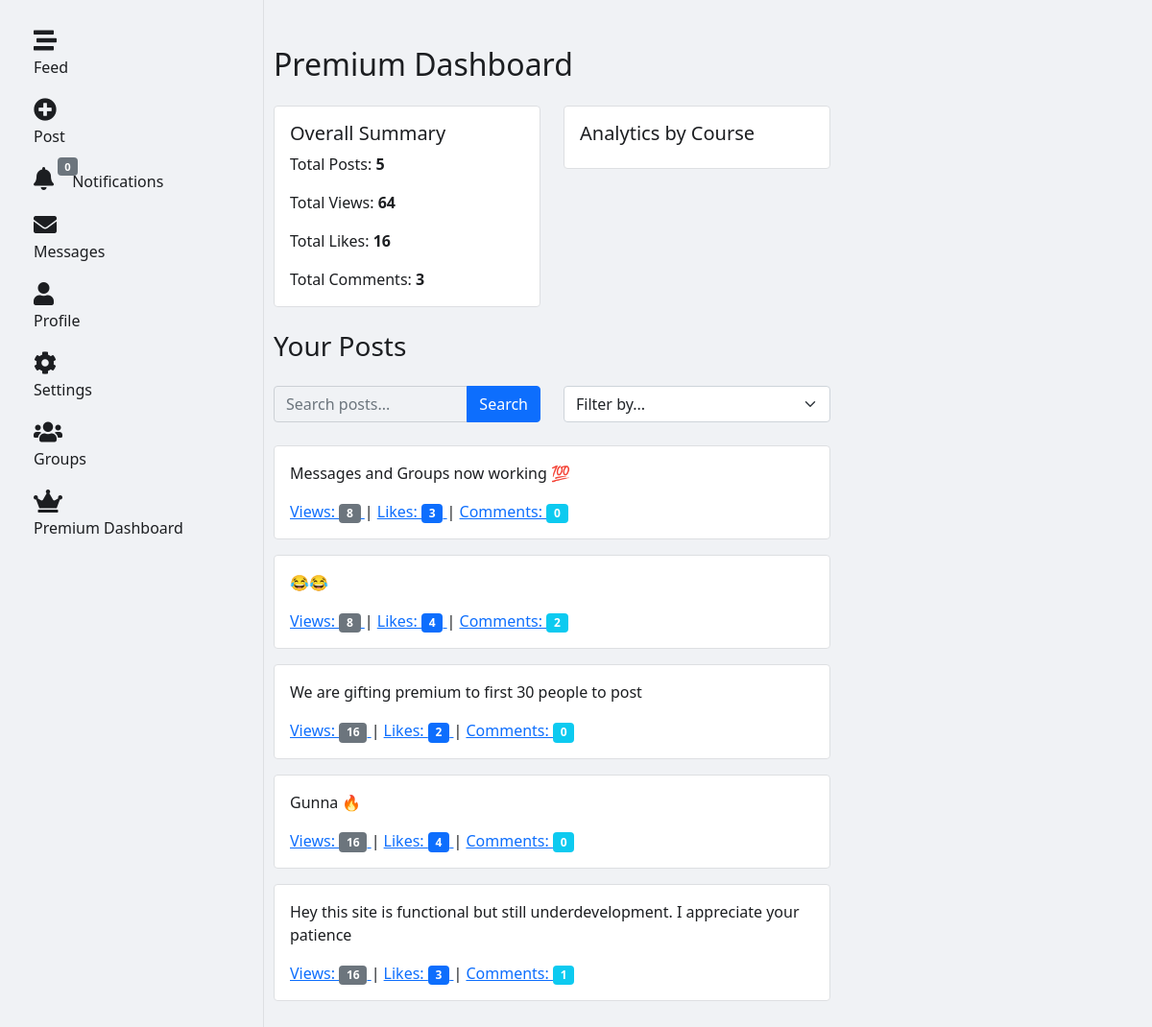
Page /users/premium-dashboard/ (signed in) on the earlier database version.
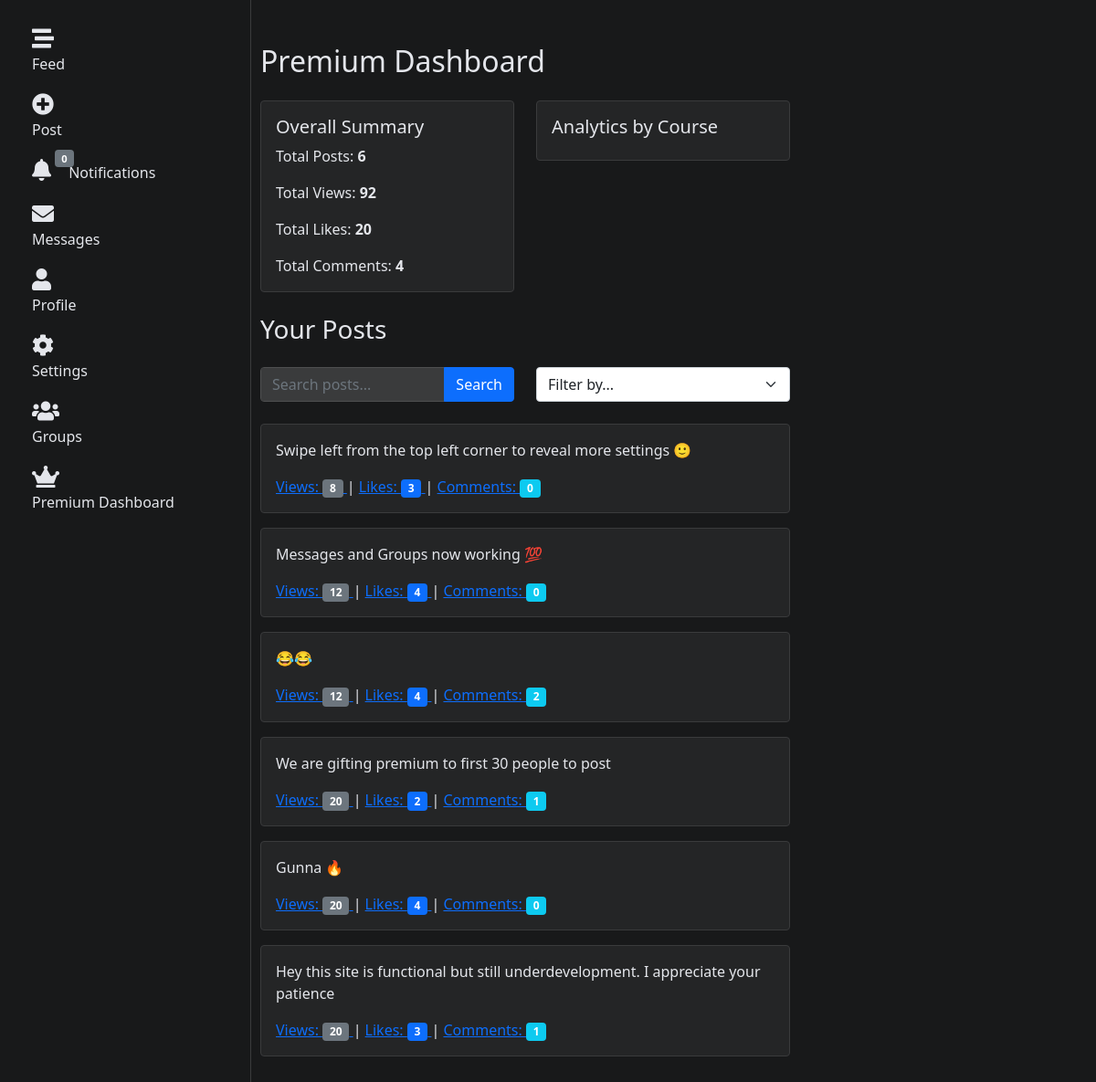
Same page on the later database version.
### social/models.py (models this page shows, shortened)
class Post(models.Model):
    user = models.ForeignKey(User, on_delete=models.CASCADE)
    content = models.TextField(max_length=150)
    image = models.ImageField(upload_to="post_images/", blank=True, null=True)
    video = models.FileField(upload_to="post_videos/", blank=True, null=True)
    created_at = models.DateTimeField(auto_now_add=True)
    n_views = models.PositiveIntegerField(default=0)
    likes = models.ManyToManyField(User, related_name="liked_posts", blank=True)
    is_boosted = models.BooleanField(default=False)
    boost_expires_at = models.DateTimeField(null=True, blank=True)

### users/views.py (the view)
# urls.py: path("premium-dashboard/", views.premium_dashboard, name="premium_dashboard"),
@login_required
@user_passes_test(is_premium)
def premium_dashboard(request):
    query = request.GET.get("query", "")
    filter_by = request.GET.get("filter", "")
    user_posts = (
        Post.objects.filter(user=request.user)
        .select_related("user")
        .prefetch_related("likes", "comments")
    )
    if query:
        user_posts = user_posts.filter(content__icontains=query)
    if filter_by == "likes":
        user_posts = user_posts.annotate(like_count=Count("likes")).order_by(
            "-like_count"
        )
    elif filter_by == "comments":
        user_posts = user_posts.annotate(comment_count=Count("comments")).order_by(
            "-comment_count"
        )
    elif filter_by == "views":
        user_posts = user_posts.order_by("-n_views")
    else:
        user_posts = user_posts.order_by("-created_at")
    total_views = sum(post.n_views for post in user_posts)
    total_likes = sum(post.likes.count() for post in user_posts)
    total_comments = sum(post.comments.count() for post in user_posts)
    course_analytics = (
        Post.objects.filter(user=request.user)
        .values("user__course")
        .annotate(post_count=Count("id"))
    )
    context = {
        "total_posts": user_posts.count(),
        "total_views": total_views,
        "total_likes": total_likes,
        "total_comments": total_comments,
        "posts": user_posts,
        "query": query,
        "filter": filter_by,
        "course_analytics": list(course_analytics),
    }
    return render(request, "users/premium_dashboard.html", context)

### notifications/context_processors.py (called while the page is built)
def notification_count(request):
    if request.user.is_authenticated:
        count = request.user.notifications.filter(is_read=False).count()
        return {"unread_notification_count": count}
    return {"unread_notification_count": 0}

### users/context_processors.py (called while the page is built)
def premium_status(request):
    if request.user.is_authenticated:
        is_premium = (
            request.user.is_premium
            and request.user.premium_expiry is not None
            and request.user.premium_expiry > timezone.now()
        )
        days_left = (
            (request.user.premium_expiry - timezone.now()).days if is_premium else 0
        )
        return {"is_premium": is_premium, "premium_days_left": days_left}
    return {"is_premium": False, "premium_days_left": 0}

### users/views.py (called while the page is built)
def is_premium(user):
    return (
        user.is_premium
        and user.premium_expiry is not None
        and user.premium_expiry > timezone.now()
    )

### users/templates/users/premium_dashboard.html (shortened to what this page needs)
{% extends 'base.html' %}
{% load static %}
{% block content %}
<div class="container mt-5">
    <h2 class="mb-4">Premium Dashboard</h2>
    <div class="row">
        <div class="col-md-6">
            <div class="card mb-4">
                <div class="card-body">
                    <h5 class="card-title">Overall Summary</h5>
                    <p class="card-text">Total Posts: <strong>{{ total_posts }}</strong></p>
                    <p class="card-text">Total Views: <strong>{{ total_views }}</strong></p>
                    <p class="card-text">Total Likes: <strong>{{ total_likes }}</strong></p>
                    <p class="card-text">Total Comments: <strong>{{ total_comments }}</strong></p>
                </div>
            </div>
        </div>
        <div class="col-md-6">
            <div class="card mb-4">
                <div class="card-body">
                    <h5 class="card-title">Analytics by Course</h5>
                </div>
            </div>
        </div>
    </div>
    <h3 class="mb-4">Your Posts</h3>
    <form method="get" class="mb-4">
        <div class="row">
            <div class="col-md-6">
                <div class="input-group">
                    <input type="text" name="query" value="{{ query }}" class="form-control"
                        placeholder="Search posts...">
                    <button type="submit" class="btn btn-primary">Search</button>
                </div>
            </div>
            <div class="col-md-6">
                <select name="filter" class="form-select" onchange="this.form.submit()">
                    <option value="">Filter by...</option>
                </select>
            </div>
        </div>
    </form>
    {% if posts %}
    {% for post in posts %}
    <div class="card mb-3">
        <div class="card-body">
            <p class="card-text">{{ post.content }}</p>
            <p class="card-text">
                <a href="#" class="view-details" data-type="views" data-post-id="{{ post.id }}">
                    Views: <span class="badge bg-secondary">{{ post.n_views }}</span>
                </a> |
                <a href="#" class="view-details" data-type="likes" data-post-id="{{ post.id }}">
                    Likes: <span class="badge bg-primary">{{ post.likes.count }}</span>
                </a> |
                <a href="#" class="view-details" data-type="comments" data-post-id="{{ post.id }}">
                    Comments: <span class="badge bg-info">{{ post.comments.count }}</span>
                </a>
            </p>
        </div>
    </div>
    {% endfor %}
    {% else %}
    <div class="alert alert-info">No posts available.</div>
    {% endif %}
</div>
{% endblock %}

### templates/base.html (shortened to what this page needs)
{% load static %}
<!DOCTYPE html>
<html lang="en">
<head>
    <link href="https://cdn.jsdelivr.net/npm/bootstrap@5.1.3/dist/css/bootstrap.min.css" rel="stylesheet">
    <link rel="stylesheet" href="https://cdnjs.cloudflare.com/ajax/libs/font-awesome/5.15.3/css/all.min.css">
</head>
<body class="{% if request.session.theme == 'dark' %}dark-theme{% endif %}">    <div class="main-container">
        <div class="sidebar">
            <nav>
                <ul class="nav flex-column">
                    {% if user.is_authenticated %}
                    <li class="nav-item">
                        <a class="nav-link" href="{% url 'feed' %}">
                            <i class="fas fa-stream"></i>
                            <span>Feed</span>
                        </a>
                    </li>
                    <li class="nav-item">
                        <a class="nav-link" href="{% url 'create_post' %}">
                            <i class="fas fa-plus-circle"></i>
                            <span>Post</span>
                        </a>
                    </li>
                    <li class="nav-item">
                        <a class="nav-link" href="{% url 'notifications' %}">
                            <div class="notification-bell">
                                <i class="fas fa-bell"></i>
                                <span class="badge bg-secondary notification-count" id="notification-count">
                                    {{ unread_notification_count }}
                                </span>
                            </div>
                            <span>Notifications</span>
                        </a>
                    </li>
                    <li class="nav-item">
                        <a class="nav-link" href="{% url 'messages' %}">
                            <i class="fas fa-envelope"></i>
                            <span>Messages</span>
                        </a>
                    </li>
                    <li class="nav-item">
                        <a class="nav-link" href="{% url 'profile' user.username %}">
                            <i class="fas fa-user"></i>
                            <span>Profile</span>
                        </a>
                    </li>
                    <li class="nav-item">
                        <a class="nav-link" href="{% url 'settings' %}">
                            <i class="fas fa-cog"></i>
                            <span>Settings</span>
                        </a>
                    </li>
                    <li class="nav-item">
                        <a class="nav-link" href="{% url 'groups' %}">
                            <i class="fas fa-users"></i>
                            <span>Groups</span>
                        </a>
                    </li>
                    {% if is_premium %}
                    <li class="nav-item">
                        <a class="nav-link" href="{% url 'premium_dashboard' %}">
                            <i class="fas fa-crown"></i>
                            <span>Premium Dashboard</span>
                        </a>
                    </li>
                    {% endif %}
                    {% endif %}
                </ul>
            </nav>
        </div>
        <div class="content">
            {% block content %}
            {% endblock %}
        </div>
    </div>
</body>
</html>

### templates/base.html (style rules this page uses)
body { padding-bottom: 60px; }
.content { margin-bottom: 20px; padding-bottom: 60px; }
:root { --bg-color: #f0f2f5; --text-color: #1c1e21; --navbar-bg: #ffffff; --navbar-color: #1c1e21; --card-bg: #ffffff; --card-border: #dddfe2; --input-bg: #f0f2f5; --input-color: #1c1e21; --input-border: #ccd0d5; --btn-close-filter: none; }
.dark-theme { --bg-color: #18191a; --text-color: #e4e6eb; --navbar-bg: #242526; --navbar-color: #e4e6eb; --card-bg: #242526; --card-border: #3a3b3c; --input-bg: #3a3b3c; --input-color: #e4e6eb; --input-border: #4e4f50; --btn-close-filter: invert(1); }
body { background-color: var(--bg-color); color: var(--text-color); }
.nav-link i { font-size: 1.5rem; display: block; margin-bottom: 0.25rem; }
.card { background-color: var(--card-bg); border-color: var(--card-border); }
.form-control { background-color: var(--input-bg); color: var(--input-color); border-color: var(--input-border); }
.nav-link span { display: none; }
.container { position: relative; z-index: 1; }
@media (min-width: 576px) { .nav-link span { display: inline; } }
@media (min-width: 576px) { .container { padding-left: 10px; padding-right: 10px; } }
.main-container { display: flex; justify-content: center; }
.sidebar { display: none; }
.content { width: 100%; max-width: 600px; margin: 0 auto; }
@media (min-width: 992px) { .sidebar { display: block; width: 275px; position: fixed; left: 0; top: 0; height: 100%; overflow-y: auto; padding: 20px; background-color: var(--bg-color); border-right: 1px solid var(--card-border); } }
@media (min-width: 992px) { .sidebar .nav-link { padding: 10px 15px; color: var(--text-color); border-radius: 9999px; transition: background-color 0.2s; } }
@media (min-width: 992px) { .sidebar .nav-link i { margin-right: 15px; } }
@media (min-width: 992px) { .content { margin-left: 275px; } }
.notification-bell { position: relative; display: inline-block; }
.notification-count { position: absolute; top: -10px; right: -10px; font-size: 0.7em; }

Differences in the rows shown:
added Post: content "Swipe left from the top left corner to reveal more settings 🙂", n_views "8", likes.count "3", comments.count "0"
changed Post "Messages and Groups now working 💯": n_views "8" → "12"; likes.count "3" → "4"
changed Post (number 3 of 6 on the later page): n_views "8" → "12"
changed Post "We are gifting premium to first 30 people to post": n_views "16" → "20"; comments.count "0" → "1"
changed Post "Gunna 🔥": n_views "16" → "20"
changed Post id 1: n_views "16" → "20"
Other differences:
{{ total_posts }}: "5" → "6"
{{ total_views }}: "64" → "92"
{{ total_likes }}: "16" → "20"
{{ total_comments }}: "3" → "4"
